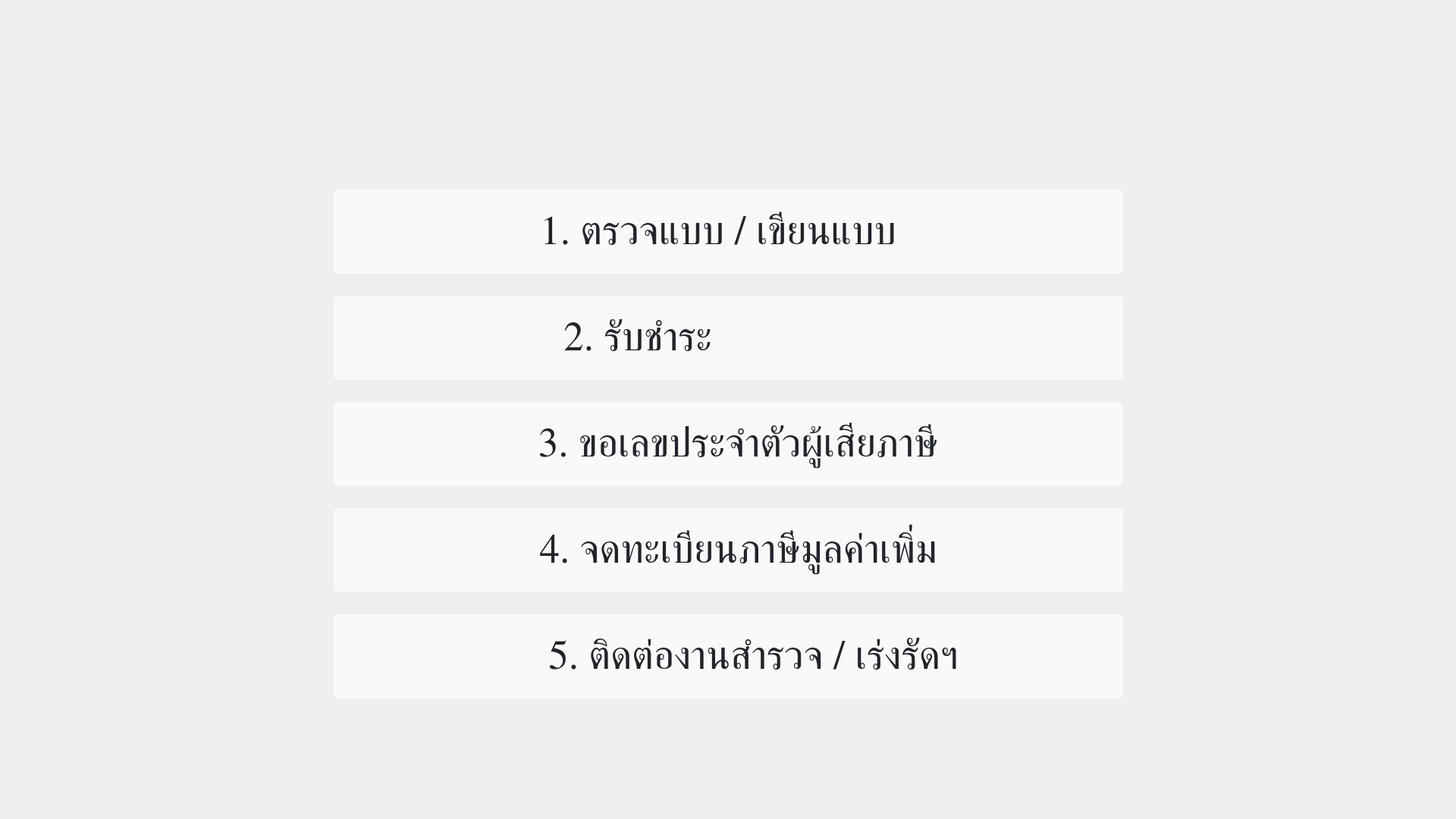
<?xml version="1.0" encoding="UTF-8"?>
<ui version="4.0">
 <author>Pramuan Yingyong</author>
 <class>MainWindow</class>
 <widget class="QMainWindow" name="MainWindow">
  <property name="geometry">
   <rect>
    <x>0</x>
    <y>0</y>
    <width>1920</width>
    <height>1080</height>
   </rect>
  </property>
  <property name="sizePolicy">
   <sizepolicy hsizetype="Maximum" vsizetype="Maximum">
    <horstretch>0</horstretch>
    <verstretch>0</verstretch>
   </sizepolicy>
  </property>
  <property name="windowTitle">
   <string>RD2 - Queue Print System</string>
  </property>
  <property name="styleSheet">
   <string notr="true">QWidget#centralwidget
{
	background-image: url(:/images/background.jpg);
}

</string>
  </property>
  <widget class="QWidget" name="centralwidget">
   <widget class="QPushButton" name="pushButton1">
    <property name="geometry">
     <rect>
      <x>440</x>
      <y>250</y>
      <width>1041</width>
      <height>111</height>
     </rect>
    </property>
    <property name="font">
     <font>
      <family>supermarket</family>
      <pointsize>40</pointsize>
     </font>
    </property>
    <property name="styleSheet">
     <string notr="true">QPushButton{
	color: #212529;
	background-color: #f8f9fa;
  	border-color: beige;
  	border-color: #f8f9fa;
	border-radius: 6px;
}

QPushButton:pressed {
    background-color: qlineargradient(x1: 0, y1: 0, x2: 0, y2: 1,
                                      stop: 0 #dadbde, stop: 1 #f6f7fa);
}
</string>
    </property>
    <property name="text">
     <string>1. ตรวจแบบ / เขียนแบบ  </string>
    </property>
   </widget>
   <widget class="QPushButton" name="pushButton2">
    <property name="geometry">
     <rect>
      <x>440</x>
      <y>390</y>
      <width>1041</width>
      <height>111</height>
     </rect>
    </property>
    <property name="font">
     <font>
      <family>supermarket</family>
      <pointsize>40</pointsize>
     </font>
    </property>
    <property name="styleSheet">
     <string notr="true">QPushButton{
	color: #212529;
	background-color: #f8f9fa;
  	border-color: beige;
  	border-color: #f8f9fa;
	border-radius: 6px;
}

QPushButton:pressed {
    background-color: qlineargradient(x1: 0, y1: 0, x2: 0, y2: 1,
                                      stop: 0 #dadbde, stop: 1 #f6f7fa);
}</string>
    </property>
    <property name="text">
     <string> 2. รับชำระ                   </string>
    </property>
   </widget>
   <widget class="QPushButton" name="pushButton3">
    <property name="geometry">
     <rect>
      <x>440</x>
      <y>530</y>
      <width>1041</width>
      <height>111</height>
     </rect>
    </property>
    <property name="font">
     <font>
      <family>supermarket</family>
      <pointsize>40</pointsize>
     </font>
    </property>
    <property name="styleSheet">
     <string notr="true">QPushButton{
	color: #212529;
	background-color: #f8f9fa;
  	border-color: beige;
  	border-color: #f8f9fa;
	border-radius: 6px;
}

QPushButton:pressed {
    background-color: qlineargradient(x1: 0, y1: 0, x2: 0, y2: 1,
                                      stop: 0 #dadbde, stop: 1 #f6f7fa);
}</string>
    </property>
    <property name="text">
     <string>  3. ขอเลขประจำตัวผู้เสียภาษี</string>
    </property>
   </widget>
   <widget class="QPushButton" name="pushButton4">
    <property name="geometry">
     <rect>
      <x>440</x>
      <y>670</y>
      <width>1041</width>
      <height>111</height>
     </rect>
    </property>
    <property name="font">
     <font>
      <family>supermarket</family>
      <pointsize>40</pointsize>
     </font>
    </property>
    <property name="styleSheet">
     <string notr="true">QPushButton{
	color: #212529;
	background-color: #f8f9fa;
  	border-color: beige;
  	border-color: #f8f9fa;
	border-radius: 6px;
}

QPushButton:pressed {
    background-color: qlineargradient(x1: 0, y1: 0, x2: 0, y2: 1,
                                      stop: 0 #dadbde, stop: 1 #f6f7fa);
}</string>
    </property>
    <property name="text">
     <string>  4. จดทะเบียนภาษีมูลค่าเพิ่ม</string>
    </property>
   </widget>
   <widget class="QPushButton" name="pushButton5">
    <property name="geometry">
     <rect>
      <x>440</x>
      <y>810</y>
      <width>1041</width>
      <height>111</height>
     </rect>
    </property>
    <property name="font">
     <font>
      <family>supermarket</family>
      <pointsize>40</pointsize>
     </font>
    </property>
    <property name="styleSheet">
     <string notr="true">QPushButton{
	color: #212529;
	background-color: #f8f9fa;
  	border-color: beige;
  	border-color: #f8f9fa;
	border-radius: 6px;
}

QPushButton:pressed {
    background-color: qlineargradient(x1: 0, y1: 0, x2: 0, y2: 1,
                                      stop: 0 #dadbde, stop: 1 #f6f7fa);
}</string>
    </property>
    <property name="text">
     <string>     5. ติดต่องานสำรวจ / เร่งรัดฯ</string>
    </property>
   </widget>
  </widget>
 </widget>
 <resources>
  <include location="background.qrc"/>
 </resources>
 <connections/>
</ui>
